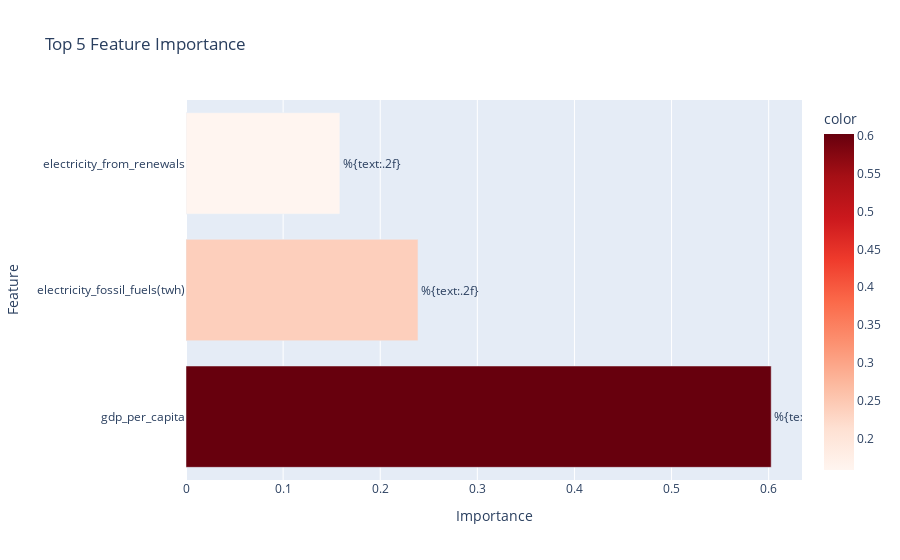

Notebook cell for this chart:
### Code cell
from sklearn.feature_selection import SelectKBest, f_regression
importances = random_forest_model.feature_importances_
feature_names = x_train.columns
feature_importance_dict = dict(zip(feature_names, importances))
sorted_feature_importance = sorted(feature_importance_dict.items(), key=lambda x: x[1], reverse=True)

top_n = 5  # Set the number of top features to display
top_feature_names, top_importances = zip(*sorted_feature_importance[:top_n])

fig = px.bar(
    x=top_importances,
    y=top_feature_names,
    orientation='h',
    title='Top 5 Feature Importance',
    labels={'x': 'Importance', 'y': 'Feature'},
    color=top_importances,  # Color bars by importance values
    color_continuous_scale='reds',  # Choose a color scale
)

fig.update_traces(texttemplate='%{text:.2f}', textposition='outside')

fig.show()

### Figure 1 — Plotly figure (JSON) as saved in the notebook; plotly's stock layout.template omitted (floating-point values rounded to 4 significant figures)
{"data": [{"alignmentgroup": "True", "hovertemplate": "Importance=%{x}<br>Feature=%{y}<br>color=%{marker.color}<extra></extra>", "legendgroup": "", "marker": {"color": [0.6026, 0.2389, 0.1585], "coloraxis": "coloraxis", "pattern": {"shape": ""}}, "name": "", "offsetgroup": "", "orientation": "h", "showlegend": false, "textposition": "outside", "x": [0.6026, 0.2389, 0.1585], "xaxis": "x", "y": ["gdp_per_capita", "electricity_fossil_fuels(twh)", "electricity_from_renewals"], "yaxis": "y", "type": "bar", "texttemplate": "%{text:.2f}"}], "layout": {"xaxis": {"anchor": "y", "domain": [0.0, 1.0], "title": {"text": "Importance"}}, "yaxis": {"anchor": "x", "domain": [0.0, 1.0], "title": {"text": "Feature"}}, "coloraxis": {"colorbar": {"title": {"text": "color"}}, "colorscale": [[0.0, "rgb(255,245,240)"], [0.125, "rgb(254,224,210)"], [0.25, "rgb(252,187,161)"], [0.375, "rgb(252,146,114)"], [0.5, "rgb(251,106,74)"], [0.625, "rgb(239,59,44)"], [0.75, "rgb(203,24,29)"], [0.875, "rgb(165,15,21)"], [1.0, "rgb(103,0,13)"]]}, "legend": {"tracegroupgap": 0}, "title": {"text": "Top 5 Feature Importance"}, "barmode": "relative"}}
